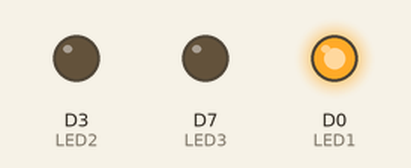
Simulated run of this program. Board: ESP8266 (NodeMCU). Parts: output pins drawn as LEDs (lit = HIGH).

Above: at 0.4 s.
At 1.0 s:
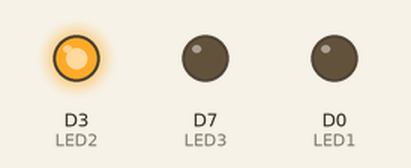
At 3.3 s:
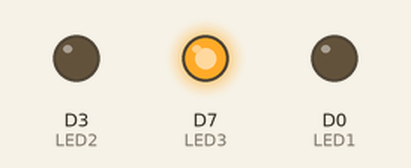
Timing chart, 0 to 4.1 s (numbered marks = the images above):
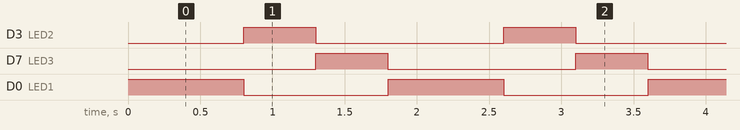

Measured:
- by itself, D3 (LED2), D7 (LED3): alternates HIGH for 0.50 s and LOW for 1.3 s
- by itself, D0 (LED1): alternates HIGH for 0.80 s and LOW for 1.0 s
- by itself, everything shown: repeats every 1.8 s, in 4 steps

The program:

main.cpp
```cpp
#include <Arduino.h>

// put function declarations here:
int myFunction(int, int);
int LED1 = D0;
int LED2 = D3;
int LED3 = D7;


void setup() {
  pinMode(LED1, OUTPUT); // Set pin sebagai output dimana Output berarti pin tersebut dapat mengeluarkan tegangan
  pinMode(LED2, OUTPUT);
  pinMode(LED3, OUTPUT);
}

void loop() {
  digitalWrite(LED1, HIGH); // High adalah kondisi dimana pin dinyalakan, dengan menyalakan pin maka akan mengeluarkan tegangan dengan sebesar 5V
  delay(800); // Delay adalah jeda waktu dalam milisecond
  digitalWrite(LED1, LOW); // Low adalah kondisi dimana pin dimatikan
  digitalWrite(LED2, HIGH);
  delay(500);
  digitalWrite(LED2, LOW);
  digitalWrite(LED3, HIGH);
  delay(500);
  digitalWrite(LED3,LOW);
}
```
